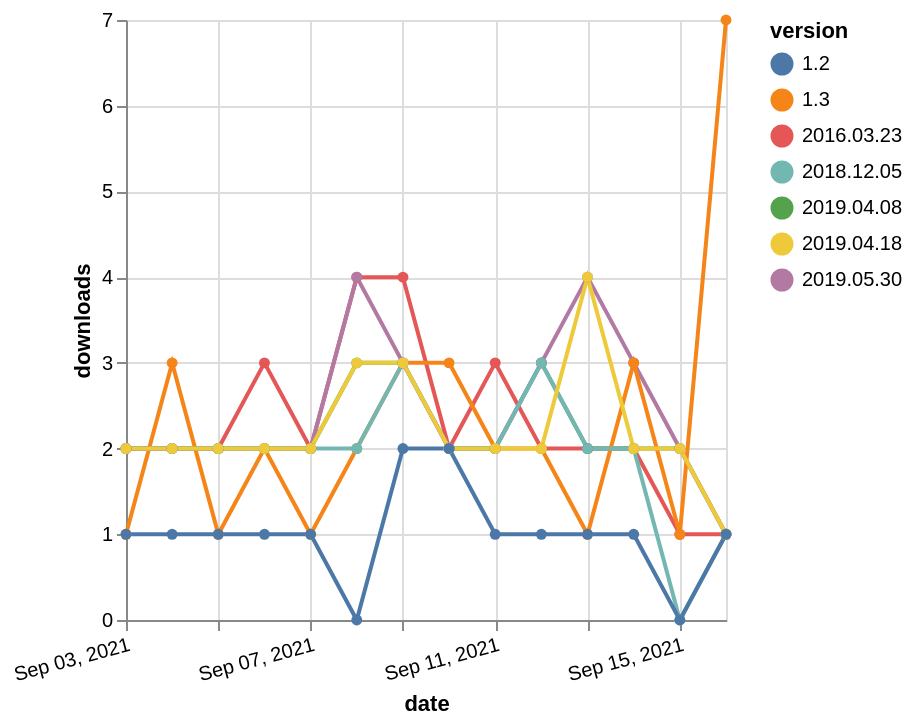

Source (Vega-Lite JSON):
### Vega-Lite specification from a JSON file in a GitHub repository (floating-point values rounded to 4 significant figures)
{"$schema": "https://vega.github.io/schema/vega-lite/v5.json", "description": "A simple bar chart with embedded data.", "data": {"values": [{"date": "2021-09-03", "total": 7437, "delta": 2, "version": "2016.03.23"}, {"date": "2021-09-04", "total": 7439, "delta": 2, "version": "2016.03.23"}, {"date": "2021-09-05", "total": 7441, "delta": 2, "version": "2016.03.23"}, {"date": "2021-09-06", "total": 7444, "delta": 3, "version": "2016.03.23"}, {"date": "2021-09-07", "total": 7446, "delta": 2, "version": "2016.03.23"}, {"date": "2021-09-08", "total": 7450, "delta": 4, "version": "2016.03.23"}, {"date": "2021-09-09", "total": 7454, "delta": 4, "version": "2016.03.23"}, {"date": "2021-09-10", "total": 7456, "delta": 2, "version": "2016.03.23"}, {"date": "2021-09-11", "total": 7459, "delta": 3, "version": "2016.03.23"}, {"date": "2021-09-12", "total": 7461, "delta": 2, "version": "2016.03.23"}, {"date": "2021-09-13", "total": 7463, "delta": 2, "version": "2016.03.23"}, {"date": "2021-09-14", "total": 7465, "delta": 2, "version": "2016.03.23"}, {"date": "2021-09-15", "total": 7466, "delta": 1, "version": "2016.03.23"}, {"date": "2021-09-16", "total": 7467, "delta": 1, "version": "2016.03.23"}, {"date": "2021-09-03", "total": 2044, "delta": 2, "version": "2019.04.08"}, {"date": "2021-09-04", "total": 2046, "delta": 2, "version": "2019.04.08"}, {"date": "2021-09-05", "total": 2048, "delta": 2, "version": "2019.04.08"}, {"date": "2021-09-06", "total": 2050, "delta": 2, "version": "2019.04.08"}, {"date": "2021-09-07", "total": 2052, "delta": 2, "version": "2019.04.08"}, {"date": "2021-09-08", "total": 2055, "delta": 3, "version": "2019.04.08"}, {"date": "2021-09-09", "total": 2058, "delta": 3, "version": "2019.04.08"}, {"date": "2021-09-10", "total": 2060, "delta": 2, "version": "2019.04.08"}, {"date": "2021-09-11", "total": 2062, "delta": 2, "version": "2019.04.08"}, {"date": "2021-09-12", "total": 2065, "delta": 3, "version": "2019.04.08"}, {"date": "2021-09-13", "total": 2067, "delta": 2, "version": "2019.04.08"}, {"date": "2021-09-14", "total": 2069, "delta": 2, "version": "2019.04.08"}, {"date": "2021-09-15", "total": 2071, "delta": 2, "version": "2019.04.08"}, {"date": "2021-09-16", "total": 2072, "delta": 1, "version": "2019.04.08"}, {"date": "2021-09-03", "total": 2132, "delta": 2, "version": "2019.05.30"}, {"date": "2021-09-04", "total": 2134, "delta": 2, "version": "2019.05.30"}, {"date": "2021-09-05", "total": 2136, "delta": 2, "version": "2019.05.30"}, {"date": "2021-09-06", "total": 2138, "delta": 2, "version": "2019.05.30"}, {"date": "2021-09-07", "total": 2140, "delta": 2, "version": "2019.05.30"}, {"date": "2021-09-08", "total": 2144, "delta": 4, "version": "2019.05.30"}, {"date": "2021-09-09", "total": 2147, "delta": 3, "version": "2019.05.30"}, {"date": "2021-09-10", "total": 2149, "delta": 2, "version": "2019.05.30"}, {"date": "2021-09-11", "total": 2151, "delta": 2, "version": "2019.05.30"}, {"date": "2021-09-12", "total": 2154, "delta": 3, "version": "2019.05.30"}, {"date": "2021-09-13", "total": 2158, "delta": 4, "version": "2019.05.30"}, {"date": "2021-09-14", "total": 2161, "delta": 3, "version": "2019.05.30"}, {"date": "2021-09-15", "total": 2163, "delta": 2, "version": "2019.05.30"}, {"date": "2021-09-16", "total": 2164, "delta": 1, "version": "2019.05.30"}, {"date": "2021-09-03", "total": 1711, "delta": 1, "version": "1.3"}, {"date": "2021-09-04", "total": 1714, "delta": 3, "version": "1.3"}, {"date": "2021-09-05", "total": 1715, "delta": 1, "version": "1.3"}, {"date": "2021-09-06", "total": 1717, "delta": 2, "version": "1.3"}, {"date": "2021-09-07", "total": 1718, "delta": 1, "version": "1.3"}, {"date": "2021-09-08", "total": 1720, "delta": 2, "version": "1.3"}, {"date": "2021-09-09", "total": 1723, "delta": 3, "version": "1.3"}, {"date": "2021-09-10", "total": 1726, "delta": 3, "version": "1.3"}, {"date": "2021-09-11", "total": 1728, "delta": 2, "version": "1.3"}, {"date": "2021-09-12", "total": 1730, "delta": 2, "version": "1.3"}, {"date": "2021-09-13", "total": 1731, "delta": 1, "version": "1.3"}, {"date": "2021-09-14", "total": 1734, "delta": 3, "version": "1.3"}, {"date": "2021-09-15", "total": 1735, "delta": 1, "version": "1.3"}, {"date": "2021-09-16", "total": 1742, "delta": 7, "version": "1.3"}, {"date": "2021-09-03", "total": 2827, "delta": 2, "version": "2018.12.05"}, {"date": "2021-09-04", "total": 2829, "delta": 2, "version": "2018.12.05"}, {"date": "2021-09-05", "total": 2831, "delta": 2, "version": "2018.12.05"}, {"date": "2021-09-06", "total": 2833, "delta": 2, "version": "2018.12.05"}, {"date": "2021-09-07", "total": 2835, "delta": 2, "version": "2018.12.05"}, {"date": "2021-09-08", "total": 2837, "delta": 2, "version": "2018.12.05"}, {"date": "2021-09-09", "total": 2840, "delta": 3, "version": "2018.12.05"}, {"date": "2021-09-10", "total": 2842, "delta": 2, "version": "2018.12.05"}, {"date": "2021-09-11", "total": 2844, "delta": 2, "version": "2018.12.05"}, {"date": "2021-09-12", "total": 2847, "delta": 3, "version": "2018.12.05"}, {"date": "2021-09-13", "total": 2849, "delta": 2, "version": "2018.12.05"}, {"date": "2021-09-14", "total": 2851, "delta": 2, "version": "2018.12.05"}, {"date": "2021-09-15", "total": 2851, "delta": 0, "version": "2018.12.05"}, {"date": "2021-09-16", "total": 2852, "delta": 1, "version": "2018.12.05"}, {"date": "2021-09-03", "total": 1982, "delta": 2, "version": "2019.04.18"}, {"date": "2021-09-04", "total": 1984, "delta": 2, "version": "2019.04.18"}, {"date": "2021-09-05", "total": 1986, "delta": 2, "version": "2019.04.18"}, {"date": "2021-09-06", "total": 1988, "delta": 2, "version": "2019.04.18"}, {"date": "2021-09-07", "total": 1990, "delta": 2, "version": "2019.04.18"}, {"date": "2021-09-08", "total": 1993, "delta": 3, "version": "2019.04.18"}, {"date": "2021-09-09", "total": 1996, "delta": 3, "version": "2019.04.18"}, {"date": "2021-09-10", "total": 1998, "delta": 2, "version": "2019.04.18"}, {"date": "2021-09-11", "total": 2000, "delta": 2, "version": "2019.04.18"}, {"date": "2021-09-12", "total": 2002, "delta": 2, "version": "2019.04.18"}, {"date": "2021-09-13", "total": 2006, "delta": 4, "version": "2019.04.18"}, {"date": "2021-09-14", "total": 2008, "delta": 2, "version": "2019.04.18"}, {"date": "2021-09-15", "total": 2010, "delta": 2, "version": "2019.04.18"}, {"date": "2021-09-16", "total": 2011, "delta": 1, "version": "2019.04.18"}, {"date": "2021-09-03", "total": 221, "delta": 1, "version": "1.2"}, {"date": "2021-09-04", "total": 222, "delta": 1, "version": "1.2"}, {"date": "2021-09-05", "total": 223, "delta": 1, "version": "1.2"}, {"date": "2021-09-06", "total": 224, "delta": 1, "version": "1.2"}, {"date": "2021-09-07", "total": 225, "delta": 1, "version": "1.2"}, {"date": "2021-09-08", "total": 225, "delta": 0, "version": "1.2"}, {"date": "2021-09-09", "total": 227, "delta": 2, "version": "1.2"}, {"date": "2021-09-10", "total": 229, "delta": 2, "version": "1.2"}, {"date": "2021-09-11", "total": 230, "delta": 1, "version": "1.2"}, {"date": "2021-09-12", "total": 231, "delta": 1, "version": "1.2"}, {"date": "2021-09-13", "total": 232, "delta": 1, "version": "1.2"}, {"date": "2021-09-14", "total": 233, "delta": 1, "version": "1.2"}, {"date": "2021-09-15", "total": 233, "delta": 0, "version": "1.2"}, {"date": "2021-09-16", "total": 234, "delta": 1, "version": "1.2"}]}, "width": "container", "mark": {"type": "line", "point": {"filled": true}}, "encoding": {"x": {"field": "date", "type": "temporal", "timeUnit": "yearmonthdate", "title": "date", "axis": {"labelAngle": -15}}, "y": {"field": "delta", "type": "quantitative", "title": "downloads"}, "color": {"field": "version", "type": "nominal"}, "tooltip": {"field": "delta"}}}
